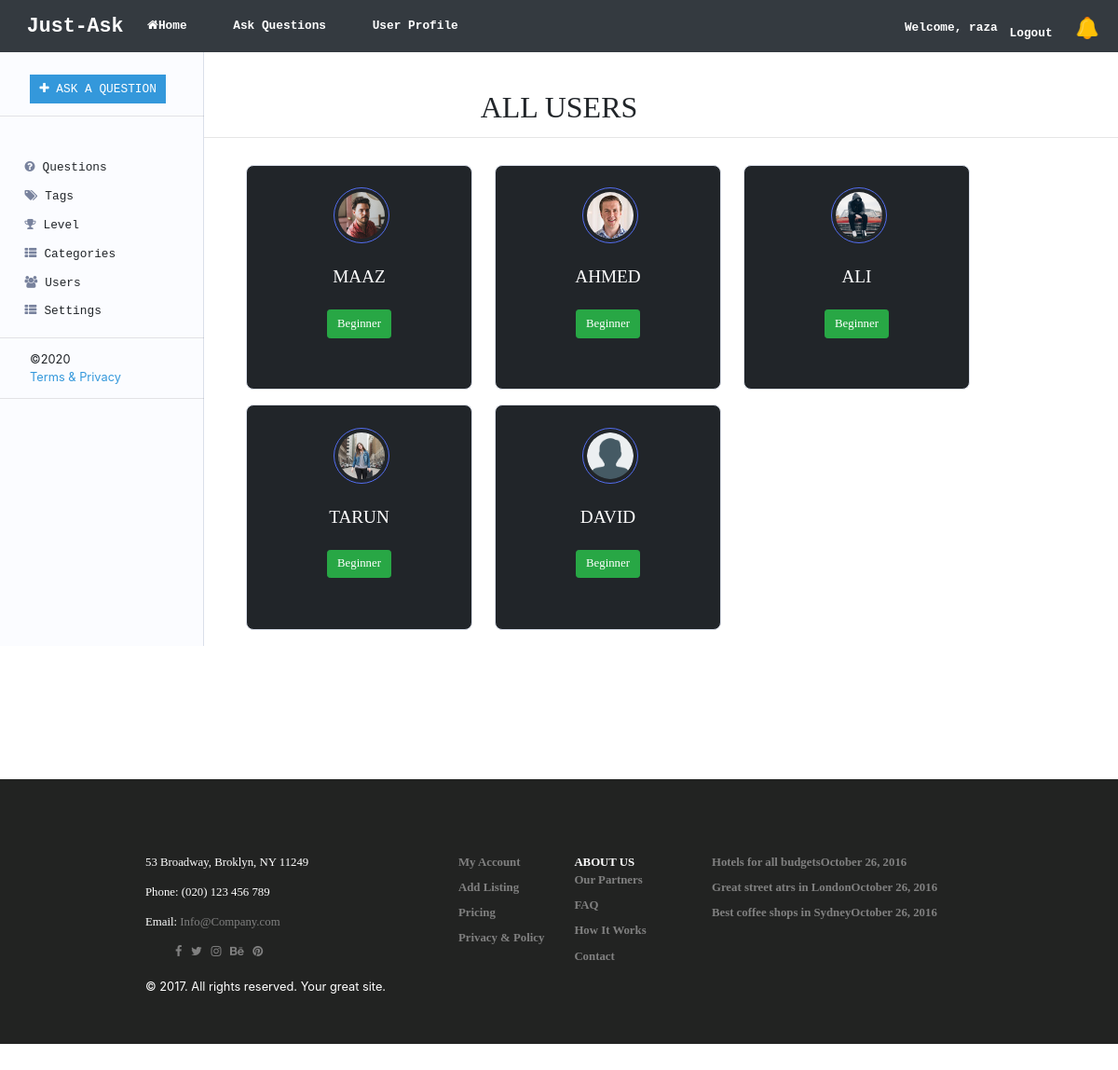
The page /allUser (signed in) on the database its author committed.
### home/models.py (models this page shows)
class UserProfile(models.Model):
    user = models.ForeignKey(User,on_delete=models.CASCADE)
    prof_pic = models.ImageField(upload_to='static')
    level = models.CharField(choices=showChoices,max_length=50)
    followers = models.ManyToManyField('self',related_name='follow',null=True)
    following = models.ManyToManyField('self',related_name='followings',null=True)
    Questions = models.ManyToManyField(Question,null=True)
    FavQuestions = models.ManyToManyField(Question,related_name='FavQuestion',null=True)
    FavAnswers = models.ManyToManyField("Answer",related_name='FavAnswer',null=True)

### home/views.py (the view)
# urls.py: path('allUser', views.allUsers, name="allUser"),
def allUsers(request):
    users1 = UserProfile.objects.exclude(user=request.user).all()
    users2 = UserProfile.objects.filter(user=request.user).first()
    total_Notis = Notification.objects.filter(user=users2,viewed=False).all().count
    return render(request,'allUsers.html',{'all_users':users1,"count_notis":total_Notis})

### home/templates/allUsers.html
{% extends "base.html" %}
{% load static %}
  {% block content %}
            <center><h1 style="font-family:bold; margin-top:50px;"> ALL USERS </h1></center>
            <hr>
            <div class="row" style="margin-left:300px;">
              {% for au in all_users %}
              <div class="col-md-3 up" style="background-color:#212529;border-radius:10px;">
                <br>
                <a href="{% url 'DetailProfile' au.id %}"><img src="{{au.prof_pic}}" class="avatar avatar1" /></a>
                <h4 class="up1"><a href="{% url 'DetailProfile' au.id %}" style="text-decoration:none;color:white;">{{au.user.username|upper}}</a></h4>
                <h4 class="up1"><button class="btn btn-success" style="text-decoration:none;">{{au.level}}</button></h4>
              </div>
              {% endfor %}
            </div>
        {% endblock %}

### home/templates/base.html (shortened to what this page needs)
{% load static %}
<!DOCTYPE html>
<html lang="en">
  <head>
    <link rel="stylesheet" href="https://maxcdn.bootstrapcdn.com/bootstrap/4.3.1/css/bootstrap.min.css">
    <link rel="stylesheet" href="https://maxcdn.bootstrapcdn.com/font-awesome/4.4.0/css/font-awesome.min.css">
    <link rel="stylesheet"  type="text/css"  href="{% static 'App.css' %}">
    <link rel="stylesheet"  type="text/css"  href="{% static 'sidenav.css' %}">
    <link rel="stylesheet"  type="text/css"  href="{% static 'footer.css' %}">
    <link rel="stylesheet"  type="text/css"  href="{% static 'question.css' %}">
  </head>
  <body style="zoom: 80%;">
    <div id="NAVBAR">
        <nav class="navbar navbar-icon-top navbar-expand-lg navbar-dark bg-dark mystyle1">
          <a class="navbar-brand Icon" href="myQuestion"><b class="">Just-Ask</b></a>
          <div class="navbar-collapse" id="navbarSupportedContent">
            <ul class="navbar-nav mr-auto">
              <li class="nav-item bc">
                <a class="nav-link" href="myQuestion">
                <b class="nav1 sides">
                  <i class="fa fa-home"></i>Home</b>
                  </a>
              </li>
              <li class="nav-item bc">
                <a class="nav-link active" href="AskQuestion">
                  <b class="nav1 side1">Ask Questions</b>
                </a>
              </li>
              <li class="nav-item bc">
                <a class="nav-link active" href="UserProfile">
                 <b class="nav1 side1"> User Profile</b>
                </a>
              </li>
            </ul>
            <ul class="navbar-nav">
            {% if user.is_authenticated %}
            <li class="nav-item bc" style="margin-top:20px;">
                 <b>Welcome, {{user.username}}</b>
              </li>
              <li class="nav-item bc" style="margin-top:20px;">
                <a class="nav-link active" href="logout">
                 <b class="nav1">Logout</b>
                </a>
              </li>
              {% endif %}
              <li class="nav-item bc">
                <a class="nav-link active" href="UserNotifications">
                  {% if count_notis > 0 %}
                  <img src="{% static 'bell.png' %}" style="height:30px;width:35px;margin-top:10px;margin-right:15px;" class="lev-avatar" />
                  {% if count_notis > 10 %}
                  <span class="badge badge-danger" style="margin-left:-37px;border-radius:30px;">{{count_notis}}</span>
                  {% elif count_notis < 10 %}
                  <span class="badge badge-danger" style="margin-left:-30px;border-radius:30px;">{{count_notis}}</span>
                  {% endif %}
                  {% else %}
                    <img src="{% static 'Nobell.png' %}" style="height:30px;width:35px;margin-top:10px;" class="lev-avatar" />
                    {% endif %}
                </a>
              </li>
            </ul>
          </div>
        </nav>
  </div>
  <div class="bkc">
                <ul class="ul1">
                    <li class="widget widget-btn mg1">
                      <a href="AskQuestion"><button type="button" data-toggle="modal" class="btn btn2">
                            <i class="fa fa-plus"></i> ASK A QUESTION</button>
                      </a> </li>
                </ul>
                <hr class="line"/>
                <ul class="ul1 s1">
                    <li class="mg">
                        <ul class="ul1"><li><a href="index">
                        <a href="myQuestion">  <button type="button" class="btn btn1">
                            <i class="sn fa fa-question-circle"></i>Questions</button></a>
                          </a>
                        </li>
                        <li class=""><a href="">
                        <button type="button" class="btn btn1">
                            <i class="sn fa fa-tags"></i>Tags</button></a></li>
                        <li class=""><a href="">
                        <button type="button" class="btn btn1">
                            <i class="sn fa fa-trophy"></i>Level</button></a></li>
                        <li class=""><a href="">
                        <button type="button" class="btn btn1">
                            <i class="sn fa fa-th-list"></i>Categories</button></a></li>
                        <li class=""><a href="allUser">
                        <button type="button" class="btn btn1">
                            <i class="sn fa fa-users"></i>Users</button></a></li>
                        <li class=""><a href="UserSettings">
                        <button type="button" class="btn btn1">
                            <i class="sn fa fa-th-list"></i>Settings</button></a></li>
                          </ul>
                    </li>
                    </ul>
                <hr class="line"/>
                <div class="sn1">
                    ©2020  <br/>
                    <a style="color:#3498db">Terms &amp; Privacy</a>
                </div>
                <hr class="line"/>
            </div>
            {% block content %}
            {% endblock %}
  </body>
  <footer class="main-footer">
    <div class="container" >
        <div class="row">
        <div class="col-md-4 sets1">
            <div class="contact-details">
            <p>53 Broadway, Broklyn, NY 11249</p>
            <p>Phone: (020) 123 456 789</p>
            <p>Email: <a href="" class="colors">Info@Company.com</a></p>
            <ul class="social-menu">
                <li class="list-inline-item"><a href="#" class="colors"><i class="fa fa-facebook"></i></a></li>
                <li class="list-inline-item"><a href="#" class="colors"><i class="fa fa-twitter"></i></a></li>
                <li class="list-inline-item"><a href="#" class="colors"><i class="fa fa-instagram"></i></a></li>
                <li class="list-inline-item"><a href="#" class="colors"><i class="fa fa-behance"></i></a></li>
                <li class="list-inline-item"><a href="#" class="colors"><i class="fa fa-pinterest"></i></a></li>
            </ul>
            </div>
        </div>
        <div class="col-md-4 sets1">
            <div class="menus d-flex">
            <ul class="ul1">
            <b> <li> <a href="#" class="colors" >My Account</a></li>
                <li class="mup"> <a href="#" class="colors">Add Listing</a></li>
                <li class="mup"> <a href="#" class="colors mup">Pricing</a></li>
                <li class="mup"> <a href="#" class="colors mup">Privacy &amp; Policy</a></li></b>
            </ul>
            <ul class="ul1">
               <b><li> <a href="#" class="fhead">ABOUT US</a></li></b>
               <b><li> <a href="#" class="colors">Our Partners</a></li>
                <li class="mup"> <a href="#" class="colors mup">FAQ</a></li>
                <li class="mup"> <a href="#" class="colors mup">How It Works</a></li>
                <li class="mup"> <a href="#" class="colors mup">Contact</a></li></b>
            </ul>
            </div>
        </div>
        <div class="col-md-4 sets1">
            <b><a href="" class="colors">
            <div class="title colors"><strong>Hotels for all budgets</strong><span class="date last-meta">October 26, 2016</span></div>
                </a><a href="#" class="colors">
                <div class="title mup colors"><strong>Great street atrs in London</strong><span class="date last-meta">October 26, 2016</span></div>
                </a><a href="#" class="colors">
                <div class="title mup colors"><strong>Best coffee shops in Sydney</strong><span class="date last-meta">October 26, 2016</span></div>
                </a></b>
        </div>
        </div>
    </div>
    <div class="copyrights setsx sets">
        <div class="container">
        <div class="row">
            <div class="col-md-6">
            <p>&copy; 2017. All rights reserved. Your great site.</p>
            </div>
        </div>
        </div>
    </div>
    </footer>
  </html>

### static/App.css (style rules this page uses)
.Icon { font-size: 27px; margin-left: 20px; font-family:'Courier New', Courier, monospace; }
.up { border:1px solid #dadfea; padding-bottom: 60px; text-align: center; margin-left: 30px; margin-top:20px; }
.up1 { font-family:bold; margin-top:30px; }
.avatar { vertical-align: middle; width: 120px; height: 120px; border-radius: 50%; margin-top: 5px; margin-left: 5px; }
.lev-avatar { vertical-align: middle; width: 50px; height: 50px; border-radius: 20%; margin-top: 5px; margin-left: 5px; }
.avatar1 { border:4px solid #dadfea; padding:5px; transition: 0.7s; }
.side1 { margin-left: 30px; padding-right: 30px; }
.sides { padding-right: 40px; padding-left:-30px; }
.nav1 { color: white; transition: all 1s; width: 50px; padding: 8px; }
.bc { color: white; transition: all 1s; }
.mystyle1 { text-align: center; font-family:'Courier New', Courier, monospace; color: black; height: 70px; }

### static/sidenav.css (style rules this page uses)
.sn { color: #78829d; margin-right: 10px; margin-left: -10px; }
.bkc { padding-bottom:21%; position: fixed; z-index: 100%; align-items:left; padding-right: 50px; padding-left: -30px; border-right:1px solid #dadfea; background-color: #fbfcff; }
.ul1 { list-style-type:none; }
.btn2 { color: white; background-color:#3498db; border-radius: 0px; transition: all 1s; }
.btn1 { width: 100%; text-align:left; border-radius: 0px; }
.mg1 { margin-top:30px; font-family: 'Courier New'; }
.mg { margin-top:50px; font-family: 'Courier New'; }
.sn1 { margin-left:40px; }
.line { position: relative; color: grey; width: 123%; }
.s1 { margin-left: -50px; }

### static/footer.css (style rules this page uses)
.ul1 { list-style-type:none; }
.main-footer { margin-top: 200px; position: relative; color: white; background-color: #222322; }
.sets1 { margin-top: 100px; font-family: bold; }
.mup { margin-top: 10px; }
.colors { color: grey; transition: 1s; }
.fhead { color: white; }
.sets { padding-bottom: 50px; }

### static/question.css (style rules this page uses)
.avatar { vertical-align: middle; width: 75px; height: 75px; border-radius: 50%; margin-top: 5px; margin-left: 5px; }
.avatar1 { border:2px solid #dadfea; padding:5px; border:2px solid #536DF0; transition: 0.7s; }
.ul1 { list-style-type:none; }

### rows shown on the page
UserProfile: prof_pic (picture), user.username "MAAZ", level "Beginner"
UserProfile: prof_pic (picture), user.username "AHMED", level "Beginner"
UserProfile: prof_pic (picture), user.username "ALI", level "Beginner"
UserProfile: prof_pic (picture), user.username "TARUN", level "Beginner"
UserProfile: prof_pic (picture), user.username "DAVID", level "Beginner"

### other values the page prints
{{ user.username }} "raza"
